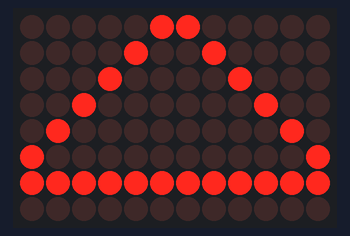
Simulated run of this sketch. Board: Arduino Uno R4 WiFi. Shown: 12×8 LED matrix.

Above: at 0.1 s.

The sketch:

_48.020-ShowBinaryFrame.ino
```cpp
#include "Arduino_LED_Matrix.h"

ArduinoLEDMatrix matrix;

byte triangle[8][12] = {
  { 0, 0, 0, 0, 0, 1, 1, 0, 0, 0, 0, 0 },
  { 0, 0, 0, 0, 1, 0, 0, 1, 0, 0, 0, 0 },
  { 0, 0, 0, 1, 0, 0, 0, 0, 1, 0, 0, 0 },
  { 0, 0, 1, 0, 0, 0, 0, 0, 0, 1, 0, 0 },
  { 0, 1, 0, 0, 0, 0, 0, 0, 0, 0, 1, 0 },
  { 1, 0, 0, 0, 0, 0, 0, 0, 0, 0, 0, 1 },
  { 1, 1, 1, 1, 1, 1, 1, 1, 1, 1, 1, 1 },
  { 0, 0, 0, 0, 0, 0, 0, 0, 0, 0, 0, 0 }
};

void setup() {
  matrix.begin();
  matrix.clear();
  matrix.renderBitmap(triangle, 8, 12);
}

void loop(){
}
```
